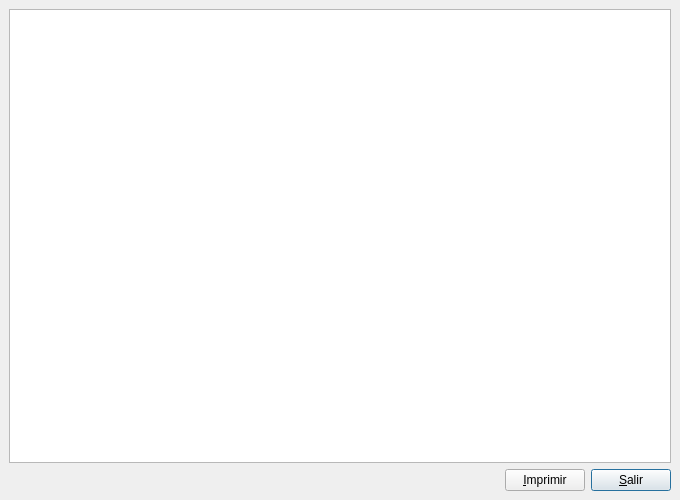
<ui version="4.0" >
 <class>consplan</class>
 <widget class="QDialog" name="consplan" >
  <property name="geometry" >
   <rect>
    <x>0</x>
    <y>0</y>
    <width>680</width>
    <height>500</height>
   </rect>
  </property>
  <property name="windowTitle" >
   <string>Dialog</string>
  </property>
  <layout class="QVBoxLayout" >
   <property name="spacing" >
    <number>6</number>
   </property>
   <property name="margin" >
    <number>9</number>
   </property>
   <item>
    <widget class="QTreeView" name="treeView" />
   </item>
   <item>
    <layout class="QHBoxLayout" >
     <property name="spacing" >
      <number>6</number>
     </property>
     <property name="margin" >
      <number>0</number>
     </property>
     <item>
      <spacer>
       <property name="orientation" >
        <enum>Qt::Horizontal</enum>
       </property>
       <property name="sizeHint" stdset="0" >
        <size>
         <width>40</width>
         <height>20</height>
        </size>
       </property>
      </spacer>
     </item>
     <item>
      <widget class="QPushButton" name="imprimirpushButton" >
       <property name="text" >
        <string>&amp;Imprimir</string>
       </property>
       <property name="icon" >
        <iconset resource="libroK.qrc" >
         <normaloff>:/graf/Print.png</normaloff>:/graf/Print.png</iconset>
       </property>
       <property name="autoDefault" >
        <bool>false</bool>
       </property>
      </widget>
     </item>
     <item>
      <widget class="QPushButton" name="salirpushButton" >
       <property name="text" >
        <string>&amp;Salir</string>
       </property>
       <property name="icon" >
        <iconset resource="libroK.qrc" >
         <normaloff>:/images/librok-52.png</normaloff>:/images/librok-52.png</iconset>
       </property>
      </widget>
     </item>
    </layout>
   </item>
  </layout>
 </widget>
 <resources>
  <include location="libroK.qrc" />
 </resources>
 <connections>
  <connection>
   <sender>salirpushButton</sender>
   <signal>clicked()</signal>
   <receiver>consplan</receiver>
   <slot>accept()</slot>
   <hints>
    <hint type="sourcelabel" >
     <x>608</x>
     <y>460</y>
    </hint>
    <hint type="destinationlabel" >
     <x>576</x>
     <y>437</y>
    </hint>
   </hints>
  </connection>
 </connections>
</ui>
